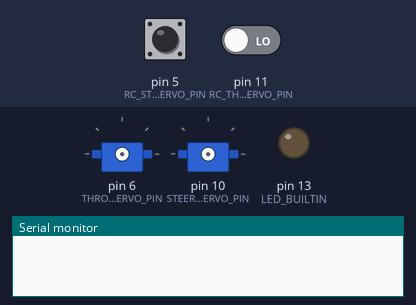
Bench run of a sketch on a simulated Arduino Uno, built with avr-gcc and run on an emulated ATmega328P. Parts: 2 × servo, output pins drawn as LEDs (lit = HIGH), the last lines printed to the serial monitor. Inputs (shaded band) come from the test bench; at power-on: pin 5 (RC_STEERING_SERVO_PIN) LOW, pin 11 (RC_THROTTLE_SERVO_PIN) LOW.

Above: at 1.2 s.
1.3 s: pin 5 (RC_STEERING_SERVO_PIN) pulsed HIGH 2 times (0.12 s each, 0.3 s apart)
At 1.8 s:
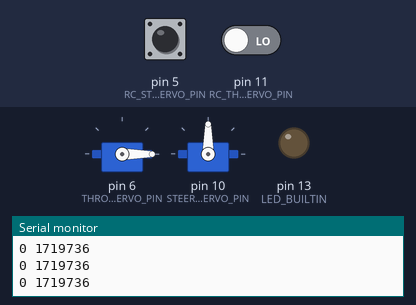
Timing chart, 0 to 4.3 s (numbered marks = the images above; inputs shaded):
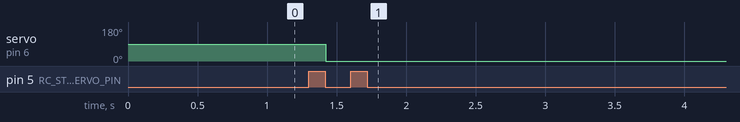

The sketch:

servo_controller_passthrough.ino
```cpp
// (licence header left out)
#include <Servo.h>

#define SERIAL_RX_PIN 0
#define SERIAL_TX_PIN 1
#define THROTTLE_SERVO_PIN 6
#define STEERING_SERVO_PIN 10
#define RC_THROTTLE_SERVO_PIN 11
#define RC_STEERING_SERVO_PIN 5

#define SERIAL_BUAD_RATE 19200

#define RC_THROTTLE_SERVO_REFRESH_RATE 20000UL // in us
#define SERIAL_THROTTLE_SERVO_REFRESH_RATE 1000000UL // in us
#define RC_THROTTLE_DEAD_ZONE_MIN 1400UL // in us
#define RC_THROTTLE_DEAD_ZONE_MAX 1600UL // in us

#define RC_STEERING_SERVO_REFRESH_RATE 20000UL // in us
#define SERIAL_STEERING_SERVO_REFRESH_RATE 1000000UL // in us
#define RC_STEERING_DEAD_ZONE_MIN 1400UL // in us
#define RC_STEERING_DEAD_ZONE_MAX 1600UL // in us

Servo throttle_servo, steering_servo;

unsigned long last_microseconds;
bool last_rc_throttle_pin_state, last_rc_steering_pin_state;
unsigned long last_rc_throttle_microseconds, last_rc_steering_microseconds;
unsigned long rc_throttle_servo_pulse_length = 0, rc_steering_servo_pulse_length = 0;
unsigned long rc_throttle_servo_pulse_refreshed = 0, rc_steering_servo_pulse_refreshed = 0;

char serial_buffer[16] = {};
unsigned long serial_throttle_servo_pulse_length = 0, serial_steering_servo_pulse_length = 0;
unsigned long serial_throttle_servo_pulse_refreshed = 0, serial_steering_servo_pulse_refreshed = 0;

void setup()
{
    Serial.begin(SERIAL_BUAD_RATE);
    pinMode(LED_BUILTIN, OUTPUT);

    last_microseconds = micros();
    last_rc_throttle_pin_state = digitalRead(RC_THROTTLE_SERVO_PIN) == HIGH;
    last_rc_steering_pin_state = digitalRead(RC_STEERING_SERVO_PIN) == HIGH;
    last_rc_throttle_microseconds = last_microseconds;
    last_rc_steering_microseconds = last_microseconds;
}

void loop()
{
    unsigned long microseconds = micros();
    bool rc_throttle_pin_state = digitalRead(RC_THROTTLE_SERVO_PIN) == HIGH;
    bool rc_steering_pin_state = digitalRead(RC_STEERING_SERVO_PIN) == HIGH;

    if(rc_throttle_pin_state && (!last_rc_throttle_pin_state)) // rising edge
    {
        last_rc_throttle_microseconds = microseconds;
    }

    if((!rc_throttle_pin_state) && last_rc_throttle_pin_state) // falling edge
    {
        unsigned long temp = microseconds - last_rc_throttle_microseconds;

        if(!rc_throttle_servo_pulse_length)
        {
           rc_throttle_servo_pulse_length = temp;
        }
        else
        {
           rc_throttle_servo_pulse_length = ((rc_throttle_servo_pulse_length * 3) + temp) >> 2;
        }

        rc_throttle_servo_pulse_refreshed = microseconds;
    }

    if(rc_throttle_servo_pulse_length // zero servo if not refreshed
    && ((microseconds - rc_throttle_servo_pulse_refreshed) > (2UL * RC_THROTTLE_SERVO_REFRESH_RATE)))
    {
        rc_throttle_servo_pulse_length = 0;
    }

    if(rc_steering_pin_state && (!last_rc_steering_pin_state)) // rising edge
    {
        last_rc_steering_microseconds = microseconds;
    }

    if((!rc_steering_pin_state) && last_rc_steering_pin_state) // falling edge
    {
        unsigned long temp = microseconds - last_rc_steering_microseconds;

        if(!rc_steering_servo_pulse_length)
        {
           rc_steering_servo_pulse_length = temp;
        }
        else
        {
           rc_steering_servo_pulse_length = ((rc_steering_servo_pulse_length * 3) + temp) >> 2;
        }

        rc_steering_servo_pulse_refreshed = microseconds;
    }

    if(rc_steering_servo_pulse_length // zero servo if not refreshed
    && ((microseconds - rc_steering_servo_pulse_refreshed) > (2UL * RC_STEERING_SERVO_REFRESH_RATE)))
    {
        rc_steering_servo_pulse_length = 0;
    }

    last_microseconds = microseconds;
    last_rc_throttle_pin_state = rc_throttle_pin_state;
    last_rc_steering_pin_state = rc_steering_pin_state;

    while(Serial.available())
    {
        int c = Serial.read();
        memmove(serial_buffer, serial_buffer + 1, sizeof(serial_buffer) - 2);
        serial_buffer[sizeof(serial_buffer) - 2] = c;

        if(c == '\n')
        {
            unsigned long serial_throttle_servo_pulse_length_tmp, serial_steering_servo_pulse_length_tmp;

            if(sscanf(serial_buffer, "{%lu,%lu}", &serial_throttle_servo_pulse_length_tmp, &serial_steering_servo_pulse_length_tmp) == 2)
            {
                if(!serial_throttle_servo_pulse_length)
                {
                   serial_throttle_servo_pulse_length = serial_throttle_servo_pulse_length_tmp;
                }
                else
                {
                   serial_throttle_servo_pulse_length = ((serial_throttle_servo_pulse_length * 3) + serial_throttle_servo_pulse_length_tmp) >> 2;
                }

                serial_throttle_servo_pulse_refreshed = microseconds;

                if(!serial_steering_servo_pulse_length)
                {
                   serial_steering_servo_pulse_length = serial_steering_servo_pulse_length_tmp;
                }
                else
                {
                   serial_steering_servo_pulse_length = ((serial_steering_servo_pulse_length * 3) + serial_steering_servo_pulse_length_tmp) >> 2;
                }

                serial_steering_servo_pulse_refreshed = microseconds;

                digitalWrite(LED_BUILTIN, (digitalRead(LED_BUILTIN) == HIGH) ? LOW : HIGH);
            }
            else
            {
                serial_throttle_servo_pulse_length = 0;
                serial_steering_servo_pulse_length = 0;
            }
        }
    }

    if(serial_throttle_servo_pulse_length // zero servo if not refreshed
    && ((microseconds - serial_throttle_servo_pulse_refreshed) > (2UL * SERIAL_THROTTLE_SERVO_REFRESH_RATE)))
    {
        serial_throttle_servo_pulse_length = 0;
    }

    if(serial_steering_servo_pulse_length // zero servo if not refreshed
    && ((microseconds - serial_steering_servo_pulse_refreshed) > (2UL * SERIAL_STEERING_SERVO_REFRESH_RATE)))
    {
        serial_steering_servo_pulse_length = 0;
    }

    if(rc_steering_servo_pulse_length)
    {
        if(!steering_servo.attached())
        {
            throttle_servo.attach(THROTTLE_SERVO_PIN);
            steering_servo.attach(STEERING_SERVO_PIN);
        }

        if(serial_steering_servo_pulse_length)
        {
            if((rc_throttle_servo_pulse_length < RC_THROTTLE_DEAD_ZONE_MIN)
            || (rc_throttle_servo_pulse_length > RC_THROTTLE_DEAD_ZONE_MAX))
            {
                throttle_servo.writeMicroseconds(serial_throttle_servo_pulse_length);
            }
            else
            {
                throttle_servo.writeMicroseconds(1500);
            }

            if((rc_steering_servo_pulse_length < RC_STEERING_DEAD_ZONE_MIN)
            || (rc_steering_servo_pulse_length > RC_STEERING_DEAD_ZONE_MAX))
            {
                steering_servo.writeMicroseconds(rc_steering_servo_pulse_length);
            }
            else
            {
                steering_servo.writeMicroseconds(serial_steering_servo_pulse_length);
            }
        }
        else
        {

    Serial.print(rc_throttle_servo_pulse_length);
    Serial.print(" ");
    Serial.println(rc_steering_servo_pulse_refreshed);
            throttle_servo.writeMicroseconds(rc_throttle_servo_pulse_length);
//            steering_servo.writeMicroseconds(rc_steering_servo_pulse_length);
        }
    }
    else if(steering_servo.attached())
    {
        throttle_servo.detach();
        steering_servo.detach();
    }
}
```

Measured:
- after the input at 1.3 s, servo on pin 6 (THROTTLE_SERVO_PIN): 90° → 0° after 0.12 s
